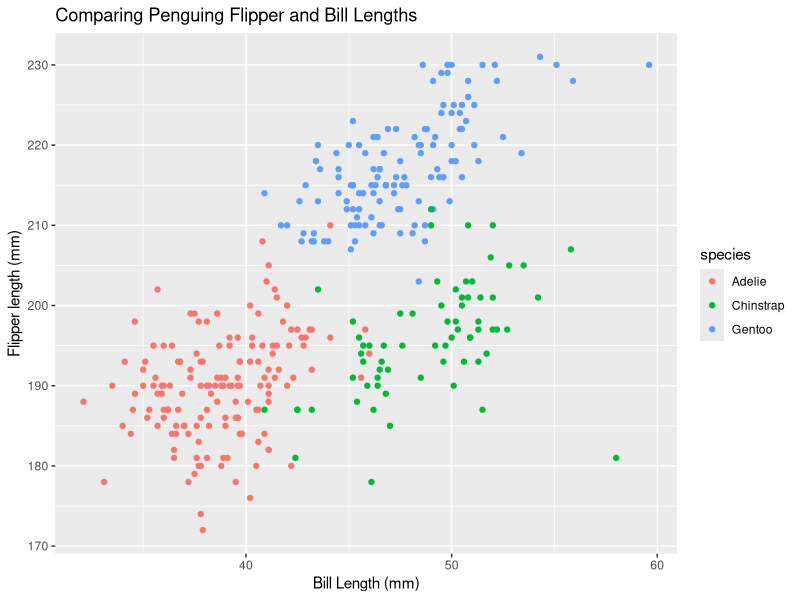
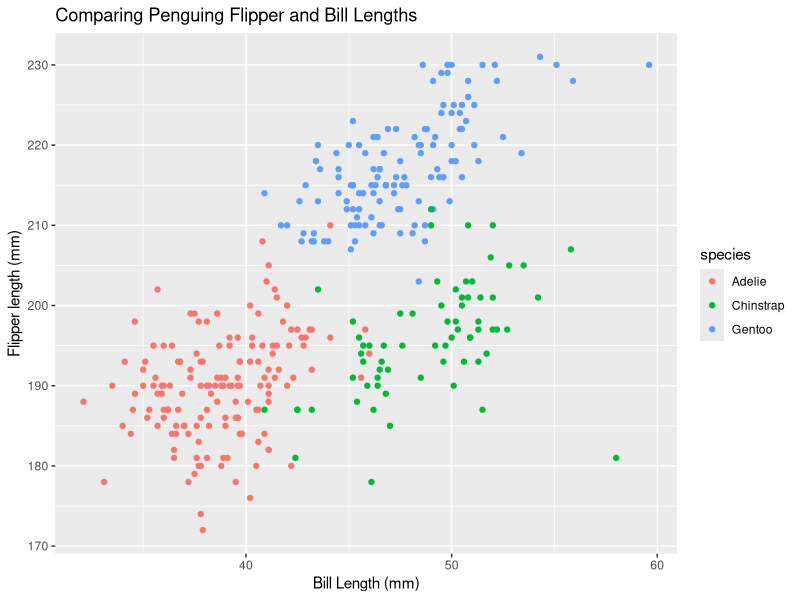

The R source for these figures, in order:
## ---- chunk 1
library(tidyverse)
library(dplyr)
## ---- chunk 2

data("penguins", package = "palmerpenguins")

head(penguins)

## ---- chunk 3

ggplot(penguins, aes(x = bill_length_mm, y = flipper_length_mm, color = species)) + geom_point() + xlab("Bill Length (mm)") + ylab("Flipper length (mm)") + ggtitle("Comparing Penguing Flipper and Bill Lengths")

ggsave("BillxFlipperLengthxSpecies.PDF", height = 4, width = 10)

## ---- chunk 4
sample_df = 
  tibble(
  var_rand = rnorm(n = 10,mean = 0),
  var_logic = var_rand > 0, 
  var_char = c("a", "b","c","a", "a", "b", "b", "c", "b","a"),
  var_factor = factor(var_char, levels = c("a","b","c"), ordered = TRUE)
  )
## ---- chunk 5
print(sample_df)
## ---- chunk 6

var_rand_pull <- sample_df %>% pull(var_rand) 
var_logic_pull <- sample_df %>% pull(var_logic)
var_char_pull <- sample_df %>% pull(var_char)
var_factor_pull <- sample_df %>%  pull(var_factor)
## ---- chunk 7

var_char_num <- as.numeric(var_char_pull)
var_factor_num <- as.numeric(var_factor_pull)
